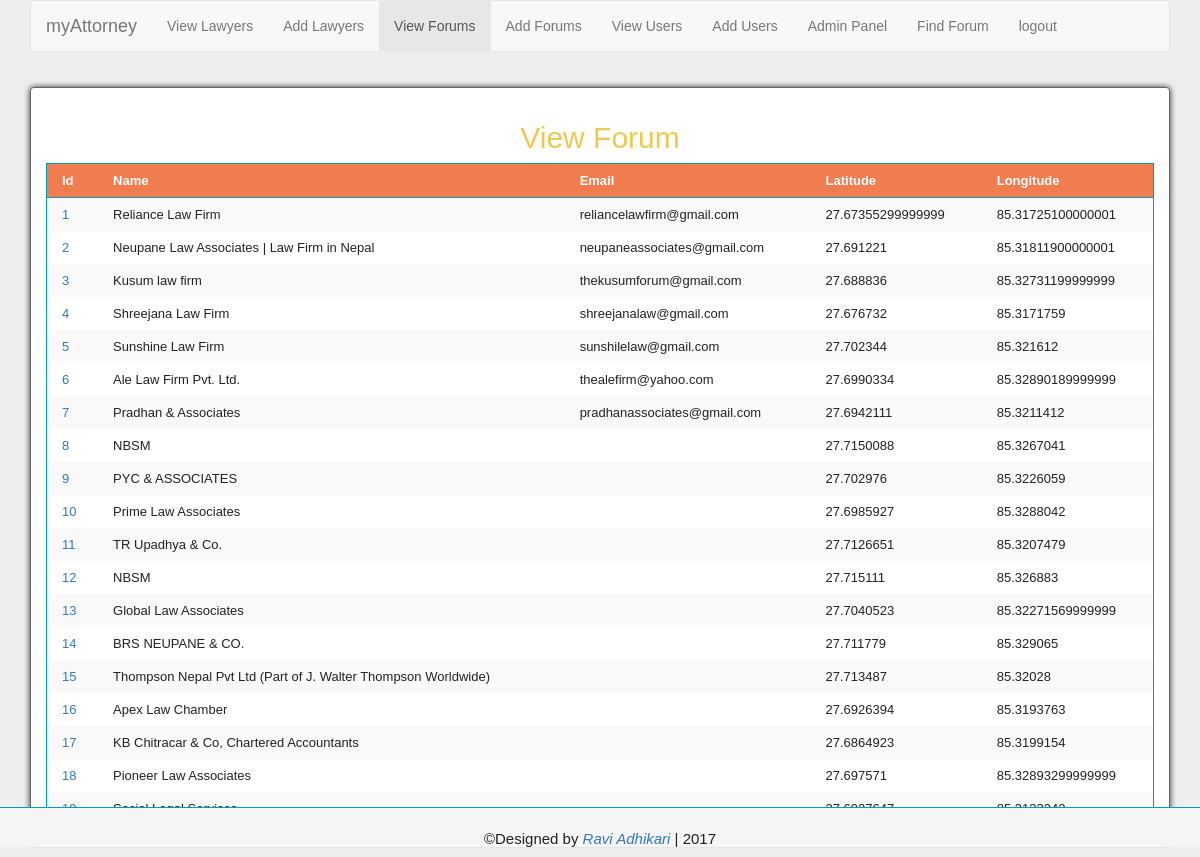
/viewForum.php (signed in), run on the app's committed database.
### tables this page shows
CREATE TABLE `forum` (
  `id` int(11) NOT NULL AUTO_INCREMENT,
  `email` varchar(30) DEFAULT NULL,
  `latitude` varchar(30) DEFAULT NULL,
  `longitude` varchar(30) DEFAULT NULL,
  `name` varchar(100) DEFAULT NULL,
  PRIMARY KEY (`id`),
  UNIQUE KEY `email` (`email`)
);

### viewForum.php (the view)
<?php
    require_once 'includes/header.php';
    require_once('Database/dbconfig.php');
?>
<div class="container">
    <nav class="navbar navbar-default">
        <div class="container-fluid">
            <div class="navbar-header">
                <a class="navbar-brand" href="./index.php">myAttorney</a>
            </div>
            <ul class="nav navbar-nav">
                <li><a href="viewLawyer.php">View Lawyers</a></li>
                <li><a href="addLawyer.php">Add Lawyers</a></li>
                <li class="active"><a href="viewForum.php">View Forums</a></li>
                <li><a href="addForum.php">Add Forums</a></li>
                <li><a href="viewUser.php">View Users</a></li>
                <li><a href="addUser.php">Add Users</a></li>
                <li><a href="./admin.php">Admin Panel</a> </li>
                <li><a href="findForum.php">Find Forum</a></li>
                <li><a href="logout.php">logout</a></li>
            </ul>
        </div>
    </nav>
</div>
    <div class="container">
    <form class="form-horizontal view-Form" action="addForum.php" method="post">
        <div style="text-align: center"><h2>View Forum</h2> </div>
        <?php
            $query="SELECT * FROM forum;";
            $result=$connection->query($query);
            if($result->num_rows>0) {
                while ($row = $result->fetch_assoc()) {
                    $id=$row['id'];
                    $name = $row['name'];
                    $lat = $row['latitude'];
                    $lng = $row['longitude'];
                    $email=$row['email'];
                    $assc=array($id,$name,$email,$lat,$lng);
                    $associates[]=$assc;
                }
            }
            echo    "<table class=\"table-responsive table-striped\">".
                    "<thead><tr>".
                    "<th id=\"tabData\">Id</th>".
                    "<th id=\"tabData\">Name</th>".
                    "<th id=\"tabData\">Email</th>".
                    "<th id=\"tabData\">Latitude</th>".
                    "<th id=\"tabData\">Longitude</th>".
                    "</tr></thead><tbody>";
            foreach ($associates as $tablerow){
                    echo "<tr>";
                    echo "<td id=\"tabData\"><a href=\"editForum.php?update_id={$tablerow[0]}\">{$tablerow[0]}</a></td>";
                    for($i=1;$i<count($tablerow);$i++) {
                        echo "<td id=\"tabData\">{$tablerow[$i]}</td>";
                    }
                    echo "</tr>";
            }
            echo "</tbody></table>";
        ?>
    </form>
</div>
<?php require_once 'includes/footer.php' ?>

### css/formCustom.css (style rules this page uses)
.view-Form { max-width: 1200px; padding: 15px; margin: 0 auto; font-size: 13px; background-color: #fff; border-radius: 0.3em; }
#tabData { padding-left: 15px; padding-right: 15px; }
.container { padding-bottom: 15px; }

### css/styles.css (style rules this page uses)
h2, h2 a { color: #edc951; }
form { margin: 20px auto; padding: 40px 20px; overflow: auto; background: #fff4cf; border: 1px solid #666; -moz-border-radius: 5px; -webkit-border-radius: 5px; border-radius: 5px; -moz-box-shadow: 0 0 .5em rgba(0, 0, 0, .8); -webkit-box-shadow: 0 0 .5em rgba(0, 0, 0, .8); box-shadow: 0 0 .5em rgba(0, 0, 0, .8); }
form * { line-height: 1em; }
table { width: 100%; border-collapse: collapse; }
tr, th, td { padding: 10px; margin: 0; text-align: left; }
table, th { border: 1px solid #00a0b0; }
th { border-left: none; border-right: none; background: #ef7d50; color: #fff; cursor: default; }
tr:nth-child(odd) { background: #fff4cf; }
tr:nth-child(even) { background: #fff; }

### data on the page
forum: id "1", name "Reliance Law Firm", email "reliancelawfirm@gmail.com", latitude "27.67355299999999", longitude "85.31725100000001"
forum: id "2", name "Neupane Law Associates | Law Firm in Nepal", email "neupaneassociates@gmail.com", latitude "27.691221", longitude "85.31811900000001"
forum: id "3", name "Kusum law firm", email "thekusumforum@gmail.com", latitude "27.688836", longitude "85.32731199999999"
forum: id "4", name "Shreejana Law Firm", email "shreejanalaw@gmail.com", latitude "27.676732", longitude "85.3171759"
forum: id "5", name "Sunshine Law Firm", email "sunshilelaw@gmail.com", latitude "27.702344", longitude "85.321612"
forum: id "6", name "Ale Law Firm Pvt. Ltd.", email "thealefirm@yahoo.com", latitude "27.6990334", longitude "85.32890189999999"
forum: id "7", name "Pradhan & Associates", email "pradhanassociates@gmail.com", latitude "27.6942111", longitude "85.3211412"
forum: id "8", name "NBSM", latitude "27.7150088", longitude "85.3267041"
forum: id "9", name "PYC & ASSOCIATES", latitude "27.702976", longitude "85.3226059"
forum: id "10", name "Prime Law Associates", latitude "27.6985927", longitude "85.3288042"
forum: id "11", name "TR Upadhya & Co.", latitude "27.7126651", longitude "85.3207479"
forum: id "12", name "NBSM", latitude "27.715111", longitude "85.326883"
forum: id "13", name "Global Law Associates", latitude "27.7040523", longitude "85.32271569999999"
forum: id "14", name "BRS NEUPANE & CO.", latitude "27.711779", longitude "85.329065"
forum: id "15", name "Thompson Nepal Pvt Ltd (Part of J. Walter Thompson Worldwide)", latitude "27.713487", longitude "85.32028"
forum: id "16", name "Apex Law Chamber", latitude "27.6926394", longitude "85.3193763"
forum: id "17", name "KB Chitracar & Co, Chartered Accountants", latitude "27.6864923", longitude "85.3199154"
forum: id "18", name "Pioneer Law Associates", latitude "27.697571", longitude "85.32893299999999"
